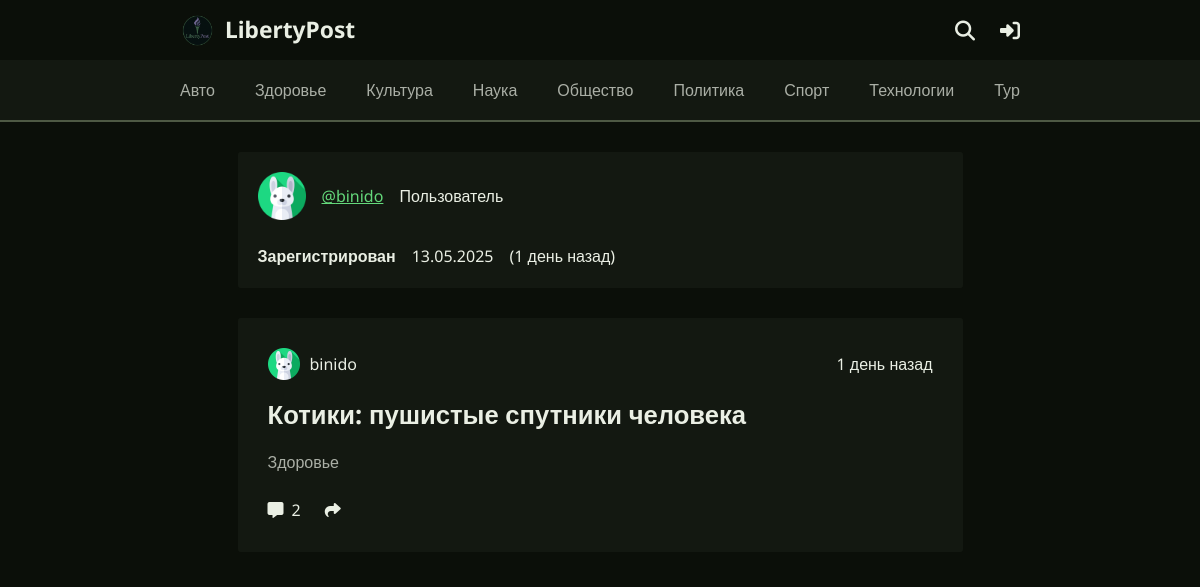
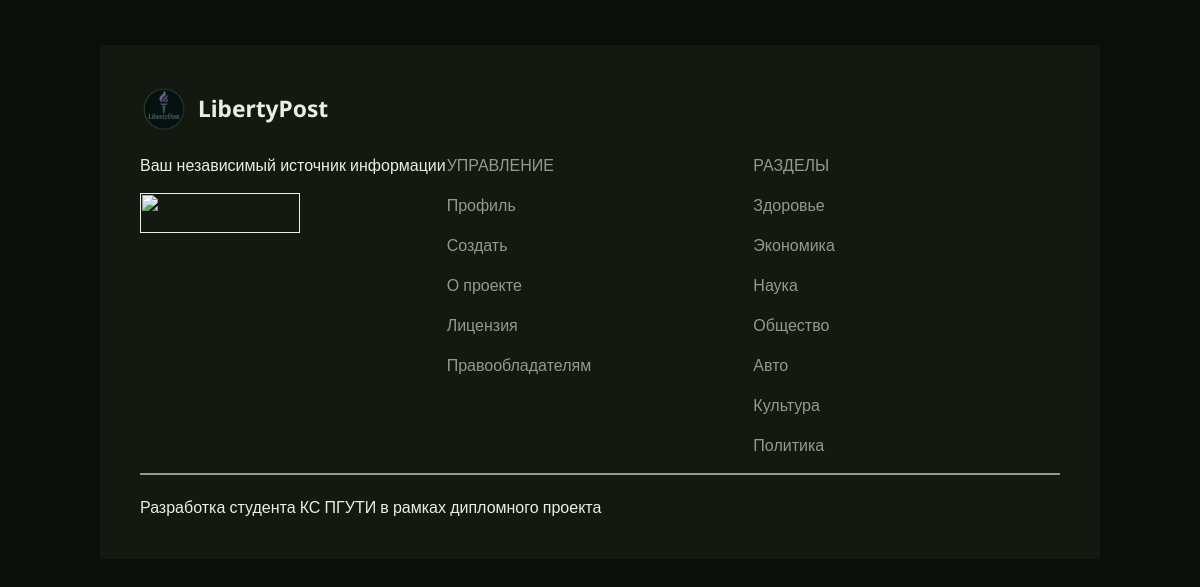
Page /account/profile/user/2/ on the earlier database version (2 pictures, top to bottom).
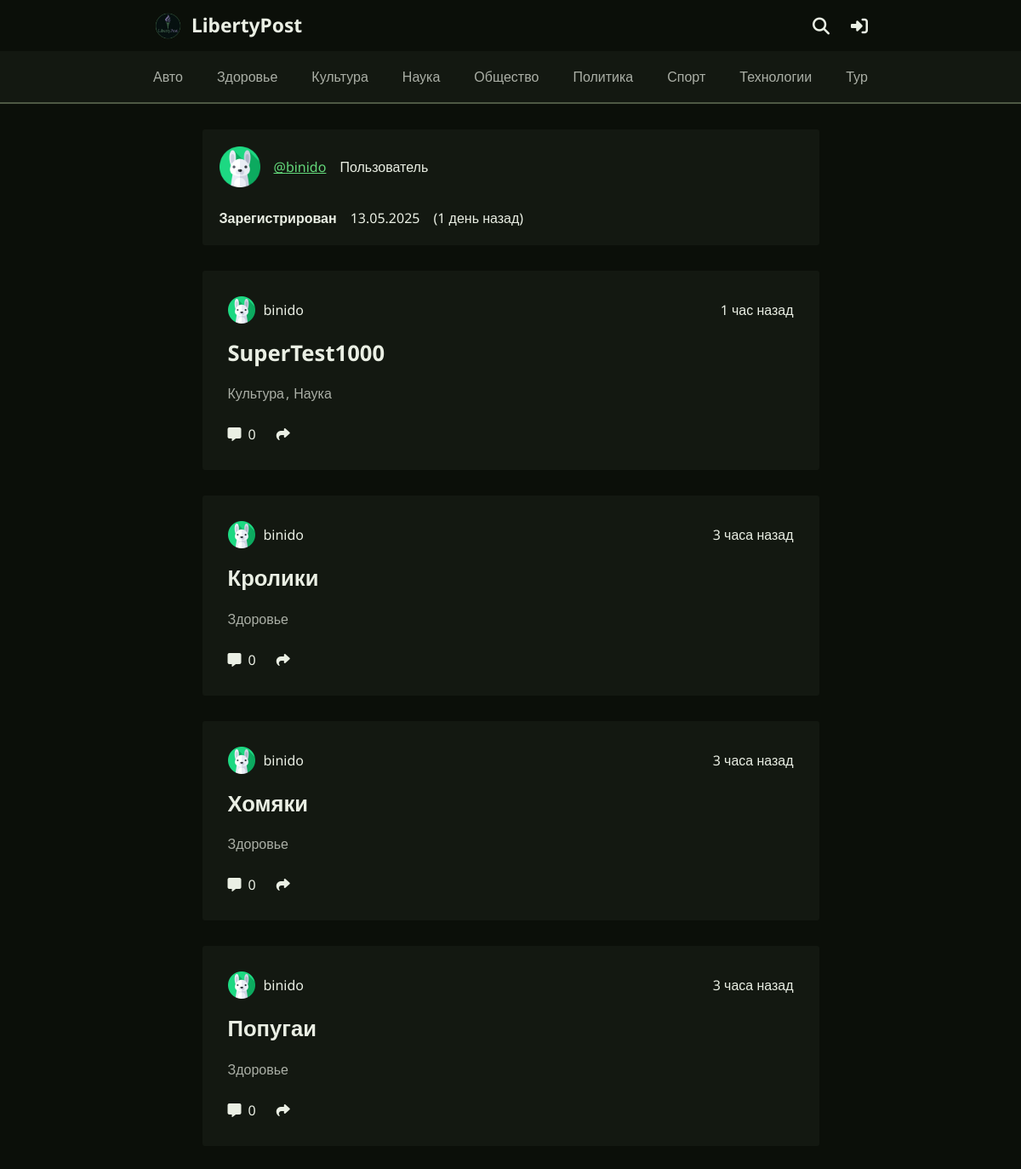
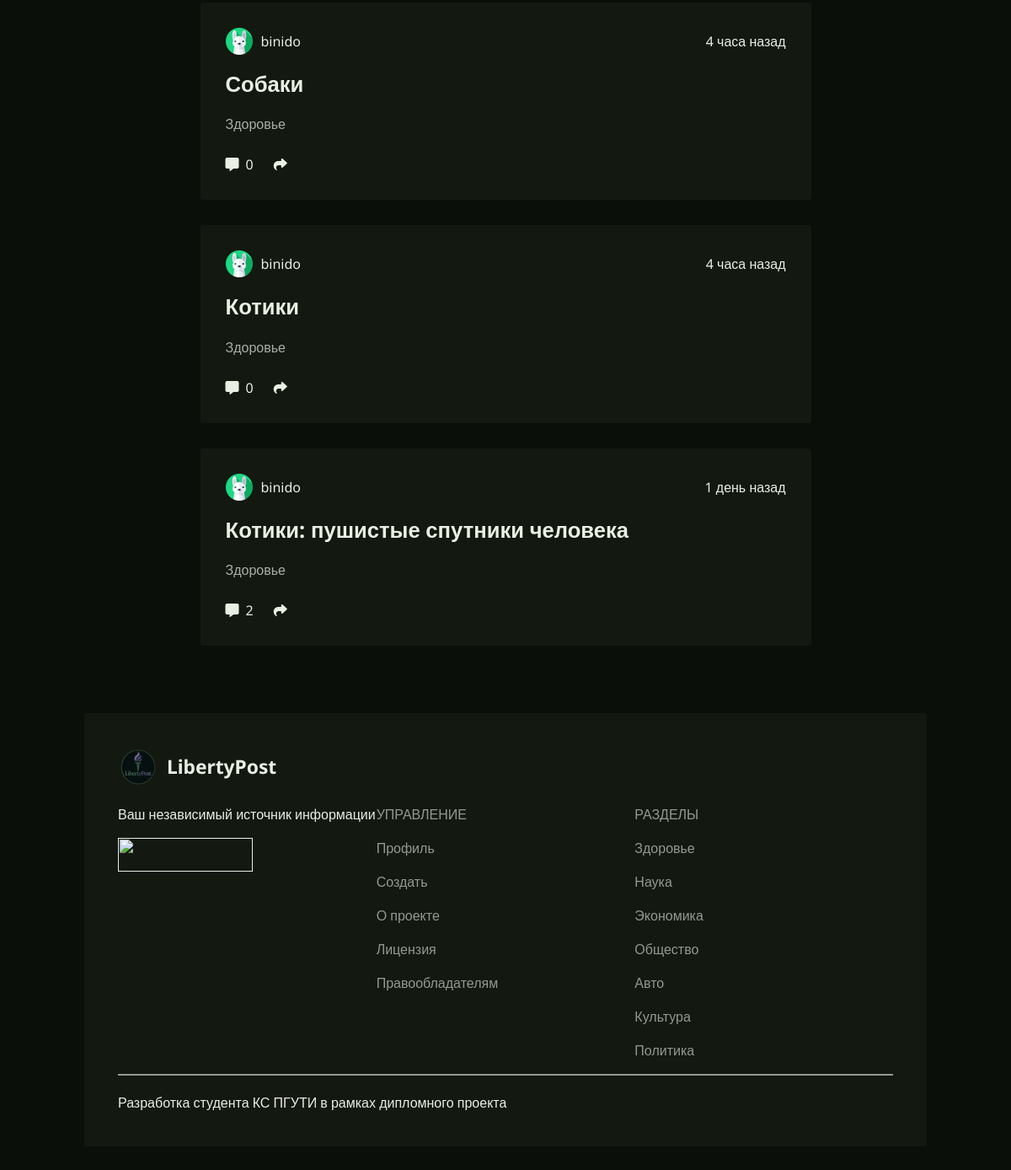
Same page on the later database version (2 pictures, top to bottom).
### articles/models.py (models this page shows, shortened)
class Category(models.Model):
    name = models.CharField(max_length=100, verbose_name="Название")
    slug = models.SlugField(unique=True, verbose_name="URL-адрес")
    class Meta:
        ordering = ["name"]
        verbose_name = "Категория"
        verbose_name_plural = "Категории"
    def get_absolute_url(self):
        return reverse("articles:category", args=[self.slug])

class Article(models.Model):
    title = models.CharField(max_length=200, verbose_name="Заголовок")
    author = models.ForeignKey(
        User, on_delete=models.CASCADE, related_name="articles", verbose_name="Автор"
    )
    categories = models.ManyToManyField(
        "Category", related_name="articles", verbose_name="Категории"
    )
    content = models.TextField(verbose_name="Статья")
    status = models.CharField(
        max_length=10,
        choices=[
            ("moderated", "В модерации"),
            ("published", "Опубликовано"),
            ("rejected", "Отклонено"),
        ],
        default="moderated",
        verbose_name="Статус",
    )
    source = models.URLField(
        max_length=200, verbose_name="Источник", blank=True, null=True
    )
    image = models.ImageField(
        upload_to="articles/images/",
        blank=True,
        null=True,
        verbose_name="Изображение",
    )
    rejection_reason = models.TextField(
        verbose_name="Причина отклонения", blank=True, null=True
    )
    created_at = models.DateTimeField(auto_now_add=True, verbose_name="Дата создания")
    updated_at = models.DateTimeField(auto_now=True)
    class Meta:
        verbose_name = "Статья"
        verbose_name_plural = "Статьи"

### account/models.py (models this page shows, shortened)
class User(AbstractUser):
    image = models.ImageField(
        upload_to="avatars/", default=get_random_avatar, verbose_name="Аватарка"
    )
    REQUIRED_FIELDS = ["email"]

### account/views.py (the view)
# urls.py: path("profile/user/<int:user_id>/", views.user_profile, name="user_profile"),
def user_profile(request, user_id):
    user = get_object_or_404(User, id=user_id)
    page = request.GET.get("page", 1)
    result = ArticleDAO.get_articles_by_author(
        author_id=user.id,
        status="published",
        page=int(page),
        per_page=10,
        order_by="-created_at",
    )
    user_stats = {
        "published_count": result["total_articles"],
        "moderated_count": 0,  # Не показываем для других пользователей
        "rejected_count": 0,  # Не показываем для других пользователей
    }
    is_own_profile = request.user.is_authenticated and request.user.id == user.id
    if is_own_profile:
        return redirect("account:profile")
    context = {
        "user_profile": user,
        "articles": result["articles"],
        "page_obj": result["page_obj"],
        "is_paginated": result["is_paginated"],
        "total_articles": result["total_articles"],
        "user_stats": user_stats,
        "current_status": "published",
        "is_own_profile": is_own_profile,
    }
    return render(request, "account/profile.html", context)

### articles/context_processors.py (called while the page is built)
def categories(request):
    return {
        "categories": Category.objects.all(),
    }

def top_categories(request):
    categories = Category.objects.annotate(articles_count=Count("articles")).order_by(
        "-articles_count"
    )[:7]
    return {
        "top_categories": categories,
    }

### articles/dao.py (called while the page is built)
    @staticmethod
    def get_articles_by_author(
        author_id: int,
        status: Optional[str] = None,
        page: int = 1,
        per_page: int = 10,
        order_by: str = "-created_at",
    ) -> Dict[str, Any]:
        queryset = Article.objects.select_related("author").filter(author_id=author_id)
        if status:
            queryset = queryset.filter(status=status)
        queryset = queryset.annotate(comment_count=Count("comments")).order_by(order_by)
        paginator = Paginator(queryset, per_page)
        page_obj = paginator.get_page(page)
        return {
            "articles": page_obj.object_list,
            "page_obj": page_obj,
            "is_paginated": page_obj.has_other_pages(),
            "total_articles": paginator.count,
        }

### core/templatetags/custom_filters.py (called while the page is built)
@register.filter
def timesince_one_level(value):
    return timesince(value).split(",")[0]

### account/templates/account/profile.html (shortened to what this page needs)
{% extends "articles/main.html" %}
{% load custom_filters %}
{% block main_content %}
<div class="card user-profile flex-col">
    <div class="user-profile-header flex-row">
        <div class="user-profile-header__img flex-row">
            {% if user_profile.image %}
                <img src="{{ user_profile.image.url }}" alt="{{ user_profile.username }}" />
            {% else %}
                <img src="https://placehold.co/48x48" alt="{{ user_profile.username }}" />
            {% endif %}
            <a href="{% url 'account:user_profile' user_profile.id %}">@{{ user_profile.username }}</a>
            <p>Пользователь</p>
        </div>
    </div>
    <div class="flex-row g-16">
        <b>Зарегистрирован</b>
        <p>{{ user_profile.date_joined|date:"d.m.Y" }}</p>
        <p>({{ user_profile.date_joined|timesince_one_level }} назад)</p>
    </div>
</div>
{% if articles and not user_profile.is_superuser %}
    {% for article in articles %}
        <div class="card card-article card-padding">
            <div class="card-info flex-row">
                <a href="{% url 'account:user_profile' article.author.id %}" class="user-info flex-row">
                    {% if article.author.image %}
                        <img src="{{ article.author.image.url }}" alt="{{ article.author.username }}" />
                    {% else %}
                        <img src="https://placehold.co/32x32" alt="{{ article.author.username }}" />
                    {% endif %}
                    <p>{{ article.author.username }}</p>
                </a>
                <p>{{ article.created_at|timesince_one_level }} назад</p>
            </div>
            <div class="card-header">
                <a href="{% url 'articles:article' article.id %}" class="article-title">
                    <h2 class="shirt">{{ article.title }}</h2>
                </a>
                <div class="card-categories">
                    {% for category in article.categories.all %}
                        <a href="{% url 'articles:category' category.slug %}">{{ category.name }}</a>
                    {% endfor %}
                </div>
            </div>
            <div class="card-footer">
                <div class="interactive flex-row">
                    <div class="interactive-item">
                        <a href="{% url 'articles:article' article.id %}#comment" class="flex-row">
                            <i class="fa-solid fa-message"></i>
                            <p>{{ article.comment_count }}</p>
                        </a>
                    </div>
                    <div
                        class="interactive-item"
                        onclick="copyLink(`{{ request.scheme }}://{{ request.get_host }}{% url 'articles:article' article.id %}`)"
                    >
                        <i class="fa-solid fa-share"></i>
                    </div>
                </div>
            </div>
        </div>
    {% endfor %}
{% else %}
    <div class="no-articles card">Нет ни одной публикации</div>
{% endif %}
{% endblock main_content %}

### articles/templates/articles/main.html
{% extends "base.html" %}
{% block content %}
    {% include "articles/includes/header.html" %}
    <main>
        {% block main_content %}
        {% endblock %}
    </main>
    {% include "articles/includes/footer.html" %}
{% endblock %}

### templates/base.html (shortened to what this page needs)
{% load static %}
<!DOCTYPE html>
<html lang="ru">
    <head>
        <link rel="stylesheet" href="{% static 'css/style.css' %}" />
    </head>
    <body>
        {% block content %} {% endblock %}
    </body>
</html>

### articles/templates/articles/includes/header.html (shortened to what this page needs)
{% load static %}
<header class="flex-col">
    <div class="header flex-row">
        <div class="header-container">
            <div class="logo-block flex-row">
                <a href="{% url 'home' %}" class="flex-row">
                    <img src="{% static 'images/logo.png' %}" alt="" />
                    <h3>LibertyPost</h3>
                </a>
            </div>
            <div class="header-control flex-row">
                <a href="{% url 'articles:search' %}">
                    <i class="fa-solid fa-magnifying-glass fa-lg"></i>
                </a>
                {% if user.is_authenticated %}
                    {% if not user.is_superuser %}
                    <a href="{% url 'articles:create_article' %}">
                        <i class="fa-solid fa-pen fa-lg"></i>
                    </a>
                    {% endif %}
                    {% if user.is_superuser %}
                    <a href="{% url 'admin:index' %}">
                        <i class="fa-solid fa-user-shield fa-lg"></i>
                    </a>
                    {% endif %}
                    <a href="{% url 'account:profile' %}">
                        {% if user.image %}
                            <img class="avatar" src="{{ user.image.url }}" alt="{{ user.username }}" />
                        {% else %}
                            <img class="avatar" src="https://placehold.co/32x32" alt="{{ user.username }}" />
                        {% endif %}
                    </a>
                {% else %}
                    <a href="{% url 'account:login' %}">
                        <i class="fa-solid fa-right-to-bracket fa-lg"></i>
                    </a>
                {% endif %}
            </div>
        </div>
    </div>
    <div class="header-nav">
        <div class="header-container">
            <ul class="flex-row">
                {% for category in categories %}
                <li>
                    <a href="{{ category.get_absolute_url }}"
                        >{{ category.name }}</a
                    >
                </li>
                {% endfor %}
            </ul>
        </div>
    </div>
</header>

### articles/templates/articles/includes/footer.html (shortened to what this page needs)
{% load static %}
<footer>
    <div class="footer-block">
        <div class="footer-header">
            <div class="logo-block flex-row">
                <img src="{% static 'images/logo.png' %}" alt="" />
                <h3>LibertyPost</h3>
            </div>
        </div>
        <div class="footer-body">
            <div class="footer-col flex-col">
                <p>Ваш независимый источник информации</p>
                <a href="">
                    <img src="{% static 'images/github.svg' %}" alt="" />
                </a>
            </div>
            <div class="footer-col list flex-col">
                <p>управление</p>
                <ul>
                    <li><a href="">Профиль</a></li>
                    <li><a href="">Создать</a></li>
                    <li><a href="">О проекте</a></li>
                    <li><a href="">Лицензия</a></li>
                    <li><a href="">Правообладателям</a></li>
                </ul>
            </div>
            <div class="footer-col list flex-col">
                <p>разделы</p>
                <ul>
                {% for category in top_categories %}
                    <li><a href="{{ category.get_absolute_url }}">{{ category.name }}</a></li>
                {% endfor %}
                </ul>
            </div>
        </div>
        <div class="footer-footer">
            <p>
                Разработка студента КС ПГУТИ в рамках дипломного проекта
            </p>
        </div>
    </div>
</footer>
</body>

Differences in the rows shown:
shown differently, row unchanged: Category "Наука": moves up the list
added Article: author.username "binido", created_at "1 час", title "SuperTest1000", comment_count "0", Category (name "Культура"), Category (name "Наука")
added Article: author.username "binido", created_at "3 часа", title "Кролики", comment_count "0", Category (name "Здоровье")
added Article: author.username "binido", created_at "3 часа", title "Хомяки", comment_count "0", Category (name "Здоровье")
added Article: author.username "binido", created_at "3 часа", title "Попугаи", comment_count "0", Category (name "Здоровье")
added Article: author.username "binido", created_at "4 часа", title "Собаки", comment_count "0", Category (name "Здоровье")
added Article: author.username "binido", created_at "4 часа", title "Котики", comment_count "0", Category (name "Здоровье")
